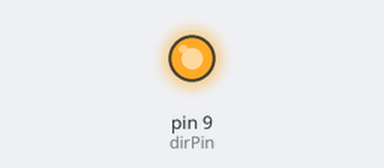
Simulated run of this sketch. Board: Arduino Uno, built with avr-gcc and run on an emulated ATmega328P. Parts: output pins drawn as LEDs (lit = HIGH). Pins used as bus, display or sensor lines are not drawn.

Above: at 0.6 s.
At 4.7 s:
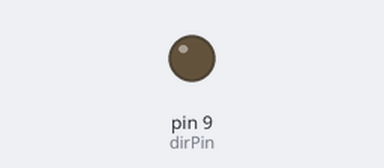
Timing chart, 0 to 6.3 s (numbered marks = the images above):
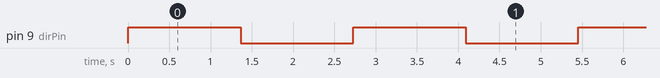

Measured:
- by itself, pin 9 (dirPin): alternates HIGH for 1.4 s and LOW for 1.4 s

The sketch:

StepperTest.ino
```cpp
int dirPin = 9;
int stepperPin = 10;

void setup() {
  pinMode(dirPin, OUTPUT);
  pinMode(stepperPin, OUTPUT);
}

void loop(){
  step(true,1600);
  delay(500);
  step(false,1600);
  delay(500);
}

void step(boolean dir,int steps){
  digitalWrite(dirPin,dir);
  delay(50);
  for(int i=0;i<steps;i++){
    digitalWrite(stepperPin, HIGH);
    delayMicroseconds(250);
    digitalWrite(stepperPin, LOW);
    delayMicroseconds(250);
  }
}
```
